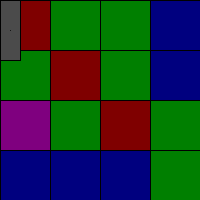
Frame 1 (no input)
Frame 60 (the mouse pressed at the canvas centre just before this capture): identical to frame 1, image omitted
Frame 120 (the mouse held since frame 60 and released just before this capture): identical to frame 1, image omitted

The Processing sketch that drew this single still picture (run headless with seeded random() and noise(); from frame 60 on, the mouse is pressed at the canvas centre):

// Processing sketch: getPosition
// ── getPosition.pde

int[][] pos;

int size=50;

int size2=10;
int size3=30;


int X;
int Y;

void setup()
{
  size(200,200);
  background(75);
  
  pos=new int[6][6];
  
  for(int x=0; x<pos.length; x++)
  {
    for(int y=0; y<pos.length; y++)
    {
      pos[x][y]=int(random(4));
      println(pos[x][y]);
    }
  }
  println("####");
}

void draw()
{
  if(keyPressed==true)
  {
    if(key=='a')
    {
      X--;
    }
    if(key=='d')
    {
      X++;
    }
    if(key=='w')
    {
      Y--;
    }
    if(key=='s')
    {
      Y++;
    }
  }
  
  for(int x=0; x<pos.length; x++)
  {
    for(int y=0; y<pos.length; y++)
    {
      if(pos[x][y]==0)
      {
        fill(0,0,127);                  //blue
        rect(x*size,y*size,size,size);
  
        if(X+size2>x*size && X+size2<x*size+size)
        {
          if(Y+size3>y*size && Y+size3<y*size+size)
          {
            println(pos[x][y]);
          }
        }  
      }
      
      if(pos[x][y]==1)
      {
        fill(0,127,0);                    //green
        rect(x*size,y*size,size,size);
  
        if(X+size2>x*size && X+size2<x*size+size)
        {
          if(Y+size3>y*size && Y+size3<y*size+size)
          {
            println(pos[x][y]);
          }
        }  
      }
      
      
      if(pos[x][y]==2)
      {
        fill(127,0,0);                    //red
        rect(x*size,y*size,size,size);
  
        if(X+size2>x*size && X+size2<x*size+size)
        {
          if(Y+size3>y*size && Y+size3<y*size+size)
          {
            println(pos[x][y]);
          }
        }  
      }
      
      
      if(pos[x][y]==3)
      {
        fill(127,0,127);                    //purple
        rect(x*size,y*size,size,size);
  
        if(X+size2>x*size && X+size2<x*size+size)
        {
          if(Y+size3>y*size && Y+size3<y*size+size)
          {
            println(pos[x][y]);
          }
        }  
      }
    }
  }
     
  
  fill(75);
  rect(X,Y,size2*2,size3*2);
  point(X+size2,Y+size3);
}

  
